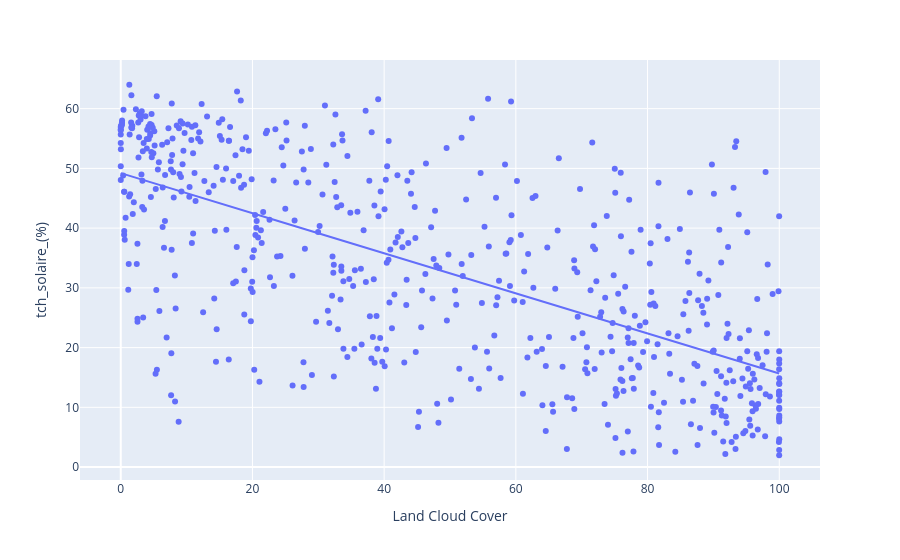

Notebook code cell kept with this figure:
### Code cell
px.scatter(merge_data, x='Land Cloud Cover', y='tch_solaire_(%)', trendline='ols')

### Figure 1 — Plotly figure (JSON) as saved in the notebook; plotly's stock layout.template omitted (floating-point values rounded to 4 significant figures; data arrays with more than 128 entries replaced by an {"elided": "..."} marker saying what was removed)
{"data": [{"hovertemplate": "Land Cloud Cover=%{x}<br>tch_solaire_(%)=%{y}<extra></extra>", "legendgroup": "", "marker": {"color": "#636efa", "symbol": "circle"}, "mode": "markers", "name": "", "orientation": "v", "showlegend": false, "type": "scatter", "x": {"elided": "580 float values"}, "xaxis": "x", "y": {"elided": "580 float values"}, "yaxis": "y"}, {"hovertemplate": "<b>OLS trendline</b><br>tch_solaire_(%) = -0.335446 * Land Cloud Cover + 49.2019<br>R<sup>2</sup>=0.447475<br><br>Land Cloud Cover=%{x}<br>tch_solaire_(%)=%{y} <b>(trend)</b><extra></extra>", "legendgroup": "", "marker": {"color": "#636efa", "symbol": "circle"}, "mode": "lines", "name": "", "showlegend": false, "type": "scatter", "x": {"elided": "580 float values"}, "xaxis": "x", "y": {"elided": "580 float values"}, "yaxis": "y"}], "layout": {"legend": {"tracegroupgap": 0}, "margin": {"t": 60}, "xaxis": {"anchor": "y", "domain": [0, 1], "title": {"text": "Land Cloud Cover"}}, "yaxis": {"anchor": "x", "domain": [0, 1], "title": {"text": "tch_solaire_(%)"}}}}
